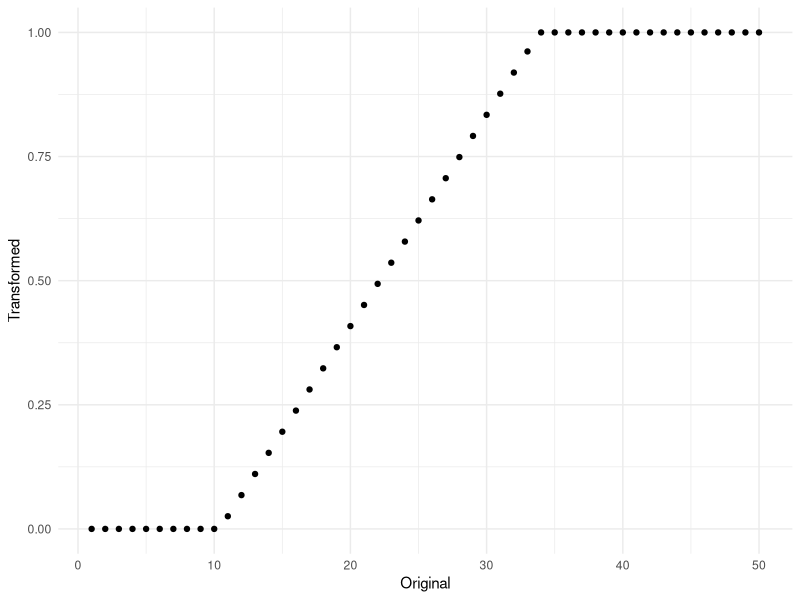

Write R code to recreate this figure.
## ---- chunk 1
#| label: fig-range-clipping
#| echo: false
#| message: false
#| fig-cap: |
#|   Using clipping in range scaling results in a peice-wise linear transformation of our original data.
#| fig-alt: |
#|   Scatter chart with "original" on the x-axis and "transformed" on the y-axis. The Scale of the 
#|   x-axis is 0 to 50, and the scale of the y-axis is 0 to 1. A series of points are plotting along a
#|   line, starting at the value 0 for values x values less than 10, between 10 and 32 there is a linear
#|   line of point resulting in the point at (x = 32, y = 1), all remaining larger values of x has a y
#|   value of 1.
library(recipes)
library(ggplot2)

recipe(~mpg, data = mtcars) %>%
  step_range(mpg) %>%
  prep() %>% 
  bake(new_data = tibble(mpg = seq(1, 50))) %>%
  mutate(Original = seq(1, 50)) %>%
  ggplot(aes(Original, mpg)) +
  geom_point() +
  labs(y = "Transformed") +
  theme_minimal()
